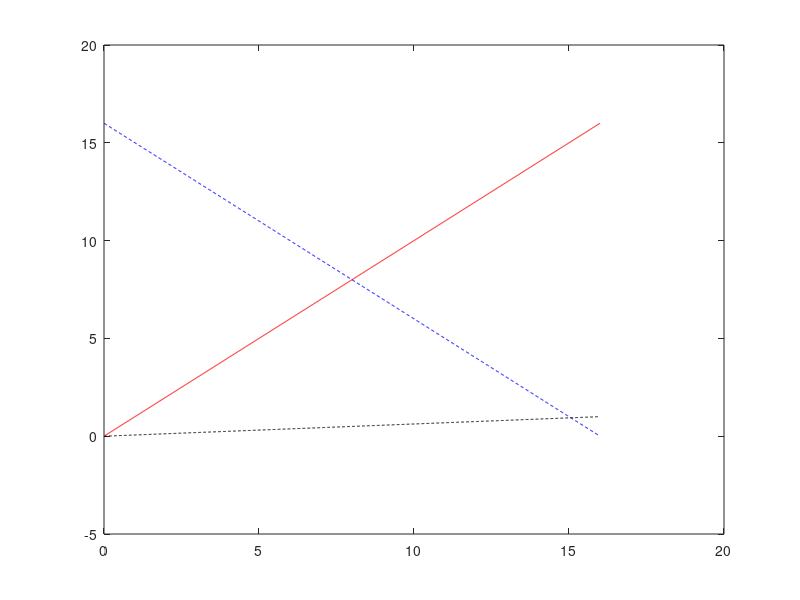

Write MATLAB code to recreate this figure. (Note: this script raises an error after producing the figure.)
clear all, close all, clc
figpath = '../figures/';
addpath('../Functions/utils');
addpath('../Functions/violin/');
addpath('../Functions/NoiseFunctions/');
addpath('../Functions/plottingfunctions/');

tic

%% data directory
dataDir = fullfile(pwd, 'Data_from_scripts');
if ~exist(dataDir, 'dir')
    mkdir(dataDir);
end

%plot directory
fullScriptPath = mfilename('fullpath');

% split into folder, name and extension
[scriptFolder, scriptName, scriptExt] = fileparts(fullScriptPath);

% now build your plots_<scriptname> folder
plotsDir = fullfile(scriptFolder, [scriptName '_plots']);
if ~exist(plotsDir,'dir')
    mkdir(plotsDir);
end

%% Number of variables

%generate Data

n = 3;%number of variables
dt=0.01;%timestep
%Integrate interval

Endinterval = 16; %initial value of the pitchfor bifurcation
%Endinterval = 1.5; %initial value of the pitchfor bifurcation
intervalzero = -.001;
%real hidden variable interval
%tinterval=[0 Initinterval];
tinterval=[intervalzero Endinterval];

% Integrate
tspan2=[tinterval(2):-dt:tinterval(1)]; %interval for solving the 
tspan=[.001:dt:tinterval(2)-tinterval(1)];
N = length(tspan);
options = odeset('RelTol',1e-12,'AbsTol',1e-12*ones(1,n));
X=[];
%Coeficients of polyorder 3 c1*t+c2*t^2+c3*t^3 & and final time value 
%c=[3,2,1,Endinterval];
c=[1,0,0,Endinterval];
%Analitic polinomial
    y=c(1)*(tspan2)+c(2)*(tspan2).^2+c(3)*(tspan2).^3;
    %inverted polinomial
    y2=c(1)*(-tspan+tinterval(2) )+c(2)*(-tspan...
        +tinterval(2)).^2+c(3)*(-tspan+tinterval(2)).^3;
    %plot(tspan,y,'r-',tspan2,y2,'b--')
    yzero = c(1)*(tspan+tinterval(1))+c(2)*(tspan+tinterval(1)).^2 ...
        +c(3).*(tspan+tinterval(1)).^3;
    %Derivative of inverted polinomilal is 
maxBeta = max(yzero);
yzero = yzero/maxBeta;

figure(1)
plot(tspan2,y,'r-',tspan,y2,'b--',tspan,yzero,'k--')

xline(0,'k--');
set(gca,'FontSize',16);
l=legend('Explicit polinomial for steady state generation','implicit polinmial for ODE data generation', 'polinomial moved in the positive axis');
l.FontSize = 14;
l.Location='northeast';
title('Inverted polinomial');
%Integration for Pitchforksystem
xMax = [1,1,1];
reescaletime = 1

for mu0=[yzero(1)];  %initial condition of Beta  
    %sqrt(muo)%formula of coordinate x0 in function of beta(mu0)
    for x0=real(sqrt(mu0))+0.01 %Initial condition of state variables
        [t,x] = ode45(@(t,x) pitchforkPolyorder3Left2Right(t,x,c,xMax,reescaletime,maxBeta),tspan,[tspan(1),mu0,x0],options);
         X = [X;x];
         %plot variable x vs bifurcation parameter
            figure(2)
            hold on
            plot(x(:,2),x(:,3),'b-')  
            xlabel('beta')
            ylabel('State x3')
            xline(0,'k--');
            yline(0,'k--');
            set(gca,'FontSize',16);
            l=legend('Trajectory with changin beta');
            l.FontSize = 14;
            l.Location='northeast';
            title('Pitchfork State vsparameter')
            hold off    
    end
end
%%
xMax = max(abs(x))

%Mu observed from equations of steady state
[x,yzero] = xNormalization(x,yzero);

mufunc = @(x) ((x(:,3).^2)*xMax(3)^2)/maxBeta;
mu_observed=mufunc(x); 
%%Polinomial fit

%In the fututure we can let unkonw the coefficient (tinterval(1)or tinterval(2))
F1=@(weightdx,xdata)  (weightdx(1)*(xdata+tinterval(1))+weightdx(2)*(xdata+tinterval(1)).^2 ...
        +weightdx(3).*(xdata+tinterval(1)).^3)/maxBeta;


%curve fitting
weights0=[0.5 0.5 0.5];%initial guess for weights
[weightdx, resnorm,~,exitflag,output] = lsqcurvefit(F1,weights0, tspan, mu_observed')

%data predicted from F1 evaluated with the predicted coefficients
reproduced_data= F1(weightdx,tspan);


plotState_Beta_time_Pred(tspan,x,mu_observed,yzero,reproduced_data,n,4,'Pitchfork',10)

%% Data with noise: 

noise_scale = 0.1;
% Here we add noise that has the same variance over all the trayectory
[xNoisy, Noise_normalized] = add_Noise_Max(x,noise_scale);

%next step is to use the noise for the figures. 
mu_obsNoisy = mufunc(xNoisy);

[weightdxNoise,resnormNoise,~,exitflagNoise,outputNoise] = lsqcurvefit(F1,weights0, tspan, mu_obsNoisy');

reproduced_dataNoisy= F1(weightdxNoise,tspan);

comparisonVector = [c(1:(length(c)-1));weightdx;weightdxNoise]

X = []

C_predicted = weightdxNoise
for mu0=[yzero(1)];  %initial condition of Beta  
    %sqrt(muo)%formula of coordinate x0 in function of beta(mu0)
    for x0=real(sqrt(mu0))+0.01 %Initial condition of state variables
        [t,xreconstruct] = ode45(@(t,x) pitchforkPolyorder3Left2Right(t,x,C_predicted,xMax,reescaletime,maxBeta),tspan,[tspan(1),mu0,x0],options);
         X = [X;xreconstruct];
         %plot variable x vs bifurcation parameter
            figure(3)
            hold on
            plot(xreconstruct(:,2),xreconstruct(:,3),'b-')  
            xlabel('beta')
            ylabel('State x3')
            xline(0,'k--');
            yline(0,'k--');
            set(gca,'FontSize',16);
            l=legend('Trajectory with changin beta');
            l.FontSize = 14;
            l.Location='northeast';
            title('Pitchfork State vsparameter')
            hold off    
    end
end

h = figure('Name','Reconstruction');
hold on
% plot(x(:,2),x(:,3),'b-')
plot(tspan,xNoisy(:,3),'b-')
plot(tspan,xreconstruct(:,3),'r-')
xlabel('$Time$','interpreter','latex')
ylabel('State','interpreter','latex')
xline(0,'k--');
legend('Original Noisy Data', 'Reconstructed Trajectory', 'Location', 'best') % Add a legend
set(gca,'FontSize',16);
% title(['$\mathbf{State \hspace{0.005\linewidth} vs \hspace{0.005\linewidth} Time, \hspace{0.005\linewidth} V = noise_scale}$'],'Interpreter','latex')
titleStr = sprintf('$\\mathbf{State \\hspace{0.005\\linewidth} vs \\hspace{0.005\\linewidth} Time, \\hspace{0.005\\linewidth} V = %.1f}$', noise_scale);
title(titleStr,'Interpreter','latex')
hold off    

%% 
        figName = get(h,'Name');

        if isempty(figName)
            % no Name property set → use figure number
            safeName = sprintf('Figure_%d', h.Number);
        else
            % sanitize the given Name
            safeName = regexprep(figName,'[^\w]','_');
        end

    set(h, 'Renderer', 'painters');                        % force vector renderer
    filename = fullfile(plotsDir, [safeName '.pdf']);     % build path
    exportgraphics(h, filename, ...
        'ContentType', 'vector', ...                       % vector PDF
        'BackgroundColor', 'none', ...                     % transparent background
        'Append', false);                                  % overwrite if exists


%%

% save('PitchforkOri_Reco.mat', 'xNoisy', 'xreconstruct','tspan','noise_scale');
save(fullfile(dataDir, 'Pitchfork_Reconstruction.mat'), 'xNoisy', 'xreconstruct','tspan','noise_scale');

%% %%%%%%%%%%%%%%%%%%%%%%%%%%%%%%%%%%%%%%%%%%%%%%%%%%%%%%%%%%%%%%%%%%%%%%%


plotCleanNoiseStateFig_6(tspan,Noise_normalized,yzero,n)


%% Noise analysis 
% Creation of comparison vector for different noise variances: 
VectorOfNoise = [0:0.1:0.5];
name = mfilename;

%noise_Scale_maximum(F1,weights0, tspan, x,c,yzero,VectorOfNoise,name,mufunc)
noise_5_Boxplots(F1,weights0, tspan, x,c,yzero,VectorOfNoise,name,mufunc,mfilename,dataDir,plotsDir)

